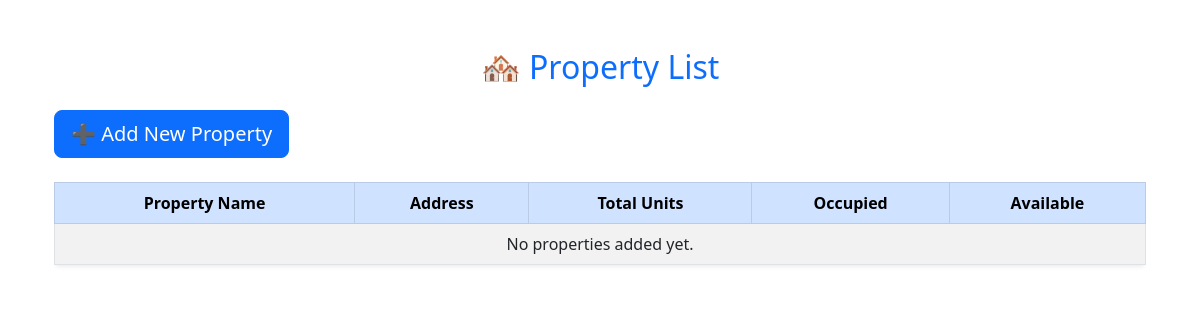
Before: /properties/ with the older database file.
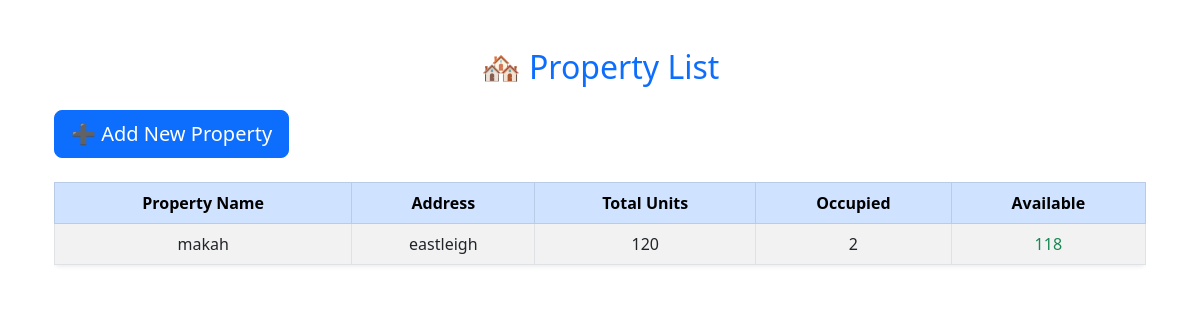
After: the same page with the newer database file.
### users/models.py (models this page shows, shortened)
class Property(models.Model):
    name = models.CharField(max_length=255)
    address = models.CharField(max_length=255)
    number_of_units = models.PositiveIntegerField(null=True, blank=True)
    @property
    def occupied_units(self):
      return self.tenants.count()  # No filter
    @property
    def available_units(self):
      if self.number_of_units is not None:
        return self.number_of_units - self.occupied_units
      return 0

### users/views.py (the view)
# urls.py: path('properties/', views.property_list, name='property_list'),
def property_list(request):
    properties = Property.objects.all()
    return render(request, 'property/propert_list.html', {'properties': properties})

### users/templates/property/propert_list.html
{% extends 'users/base.html' %}
{% block content %}
<div class="container mt-5">
  <h2 class="text-primary mb-4 text-center">🏘 Property List</h2>
  <div class="d-flex justify-content-between mb-4">
    <a href="{% url 'add_property' %}" class="btn btn-primary btn-lg">
      ➕ Add New Property
    </a>
</div>
  <div class="table-responsive">
    <table class="table table-striped table-bordered table-hover text-center align-middle shadow-sm rounded">
      <thead class="table-primary">
        <tr>
          <th>Property Name</th>
          <th>Address</th>
          <th>Total Units</th>
          <th>Occupied</th>
          <th>Available</th>
        </tr>
      </thead>
      <tbody>
        {% for property in properties %}
        <tr>
          <td>{{ property.name }}</td>
          <td>{{ property.address }}</td>
          <td>{{ property.number_of_units }}</td>
          <td>{{ property.occupied_units }}</td>
          <td>
            <span class="{% if property.available_units == 0 %}text-danger{% else %}text-success{% endif %}">
              {{ property.available_units }}
            </span>
          </td>
        </tr>
        {% empty %}
        <tr>
          <td colspan="5">No properties added yet.</td>
        </tr>
        {% endfor %}
      </tbody>
    </table>
  </div>
</div>
{% endblock %}

Changed rows visible on the page:
added Property: name "makah", address "eastleigh", number_of_units "120", occupied_units "2", available_units "118"
Other visible differences:
text no longer shown: "No properties added yet."
